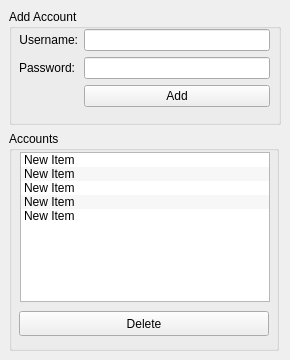
<?xml version="1.0" encoding="UTF-8"?>
<ui version="4.0">
 <class>mw_AddAccount</class>
 <widget class="QMainWindow" name="mw_AddAccount">
  <property name="geometry">
   <rect>
    <x>0</x>
    <y>0</y>
    <width>290</width>
    <height>360</height>
   </rect>
  </property>
  <property name="minimumSize">
   <size>
    <width>290</width>
    <height>360</height>
   </size>
  </property>
  <property name="maximumSize">
   <size>
    <width>290</width>
    <height>360</height>
   </size>
  </property>
  <property name="windowTitle">
   <string>Add Account</string>
  </property>
  <property name="windowIcon">
   <iconset resource="../images.qrc">
    <normaloff>:/favicon/images/favicon.ico</normaloff>:/favicon/images/favicon.ico</iconset>
  </property>
  <widget class="QWidget" name="centralwidget">
   <layout class="QVBoxLayout" name="verticalLayout">
    <item>
     <widget class="QGroupBox" name="gb_AddAccount">
      <property name="minimumSize">
       <size>
        <width>272</width>
        <height>116</height>
       </size>
      </property>
      <property name="maximumSize">
       <size>
        <width>272</width>
        <height>116</height>
       </size>
      </property>
      <property name="title">
       <string>Add Account</string>
      </property>
      <widget class="QWidget" name="formLayoutWidget">
       <property name="geometry">
        <rect>
         <x>10</x>
         <y>20</y>
         <width>251</width>
         <height>81</height>
        </rect>
       </property>
       <layout class="QFormLayout" name="formLayout">
        <item row="0" column="0">
         <widget class="QLabel" name="lbl_UserName">
          <property name="text">
           <string>Username:</string>
          </property>
          <property name="alignment">
           <set>Qt::AlignRight|Qt::AlignTrailing|Qt::AlignVCenter</set>
          </property>
          <property name="margin">
           <number>3</number>
          </property>
         </widget>
        </item>
        <item row="0" column="1">
         <widget class="QLineEdit" name="le_UserName"/>
        </item>
        <item row="1" column="0">
         <widget class="QLabel" name="lbl_Password">
          <property name="text">
           <string>Password:</string>
          </property>
          <property name="alignment">
           <set>Qt::AlignRight|Qt::AlignTrailing|Qt::AlignVCenter</set>
          </property>
          <property name="margin">
           <number>3</number>
          </property>
         </widget>
        </item>
        <item row="1" column="1">
         <widget class="QLineEdit" name="le_Password"/>
        </item>
        <item row="2" column="1">
         <widget class="QPushButton" name="pb_Add">
          <property name="text">
           <string>Add</string>
          </property>
         </widget>
        </item>
       </layout>
      </widget>
     </widget>
    </item>
    <item>
     <widget class="QGroupBox" name="gb_Accounts">
      <property name="minimumSize">
       <size>
        <width>270</width>
        <height>220</height>
       </size>
      </property>
      <property name="maximumSize">
       <size>
        <width>270</width>
        <height>220</height>
       </size>
      </property>
      <property name="title">
       <string>Accounts</string>
      </property>
      <widget class="QListWidget" name="listWidget">
       <property name="geometry">
        <rect>
         <x>11</x>
         <y>21</y>
         <width>250</width>
         <height>150</height>
        </rect>
       </property>
       <property name="minimumSize">
        <size>
         <width>250</width>
         <height>90</height>
        </size>
       </property>
       <property name="maximumSize">
        <size>
         <width>250</width>
         <height>16777215</height>
        </size>
       </property>
       <property name="editTriggers">
        <set>QAbstractItemView::NoEditTriggers</set>
       </property>
       <property name="alternatingRowColors">
        <bool>true</bool>
       </property>
       <item>
        <property name="text">
         <string>New Item</string>
        </property>
       </item>
       <item>
        <property name="text">
         <string>New Item</string>
        </property>
       </item>
       <item>
        <property name="text">
         <string>New Item</string>
        </property>
       </item>
       <item>
        <property name="text">
         <string>New Item</string>
        </property>
       </item>
       <item>
        <property name="text">
         <string>New Item</string>
        </property>
       </item>
      </widget>
      <widget class="QPushButton" name="pb_Delete">
       <property name="geometry">
        <rect>
         <x>10</x>
         <y>180</y>
         <width>250</width>
         <height>25</height>
        </rect>
       </property>
       <property name="text">
        <string>Delete</string>
       </property>
      </widget>
     </widget>
    </item>
   </layout>
  </widget>
 </widget>
 <resources>
  <include location="../images.qrc"/>
 </resources>
 <connections/>
</ui>
